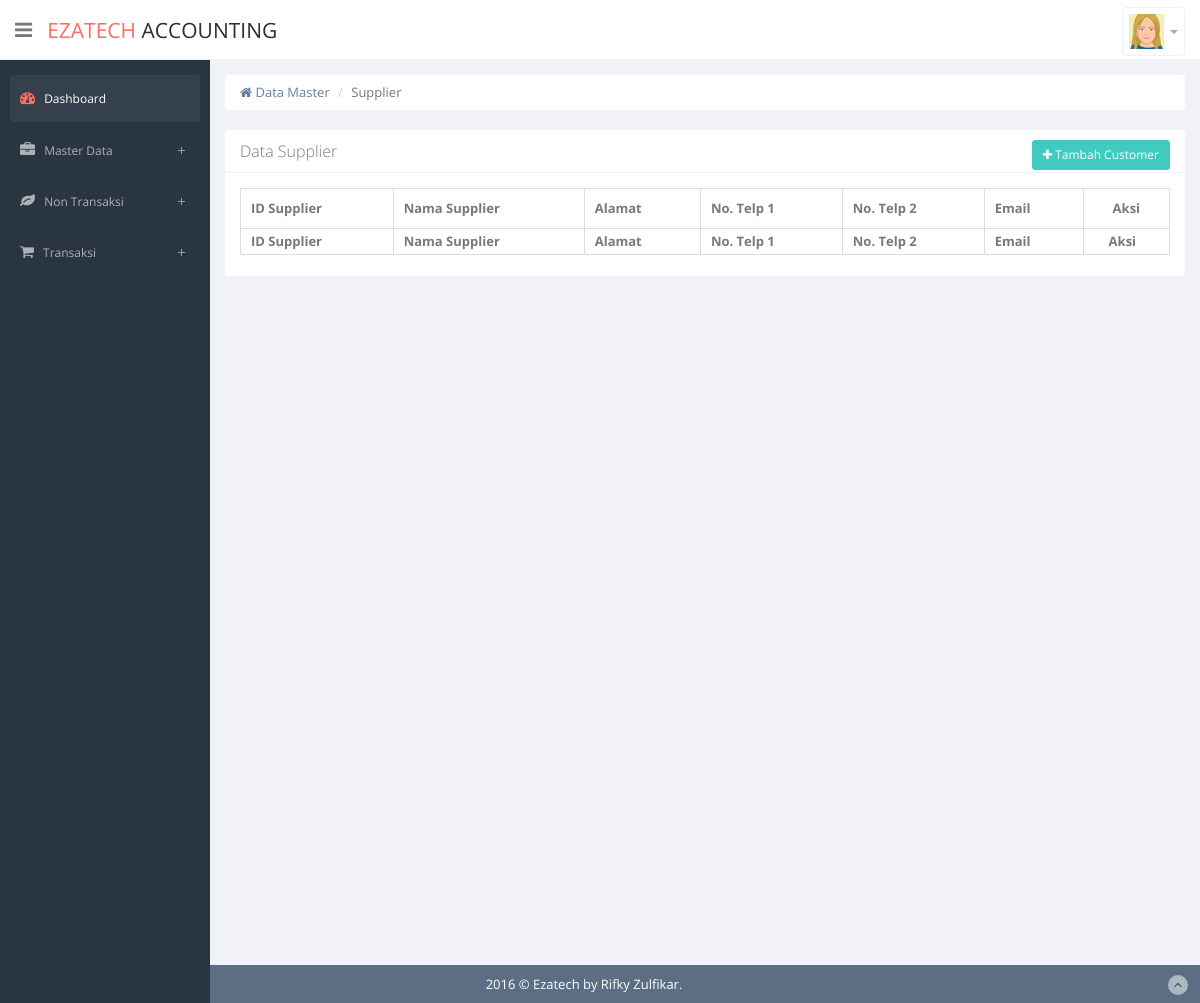
Page /index.php/supplier on the earlier database version.
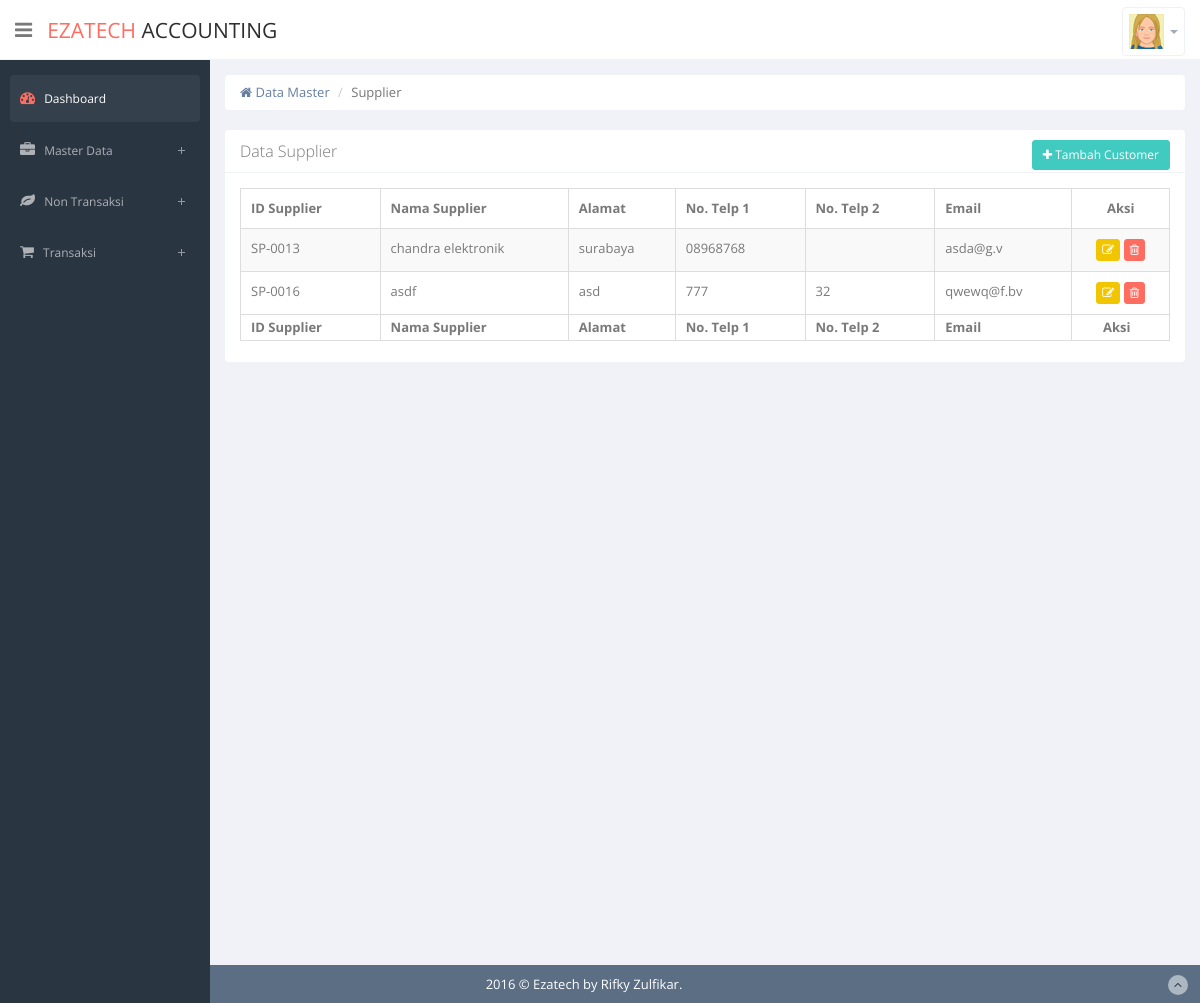
Same page on the later database version.
### tables this page shows
CREATE TABLE `t_supplier` (
  `id_supplier` varchar(20) NOT NULL DEFAULT '',
  `nama_suplier` varchar(30) NOT NULL DEFAULT '',
  `alamat` varchar(50) NOT NULL DEFAULT '',
  `telp` varchar(20) NOT NULL,
  `telp2` varchar(20) NOT NULL,
  `email` varchar(50) NOT NULL,
  `hapus` int(1) NOT NULL,
  PRIMARY KEY (`id_supplier`)
);

### application/controllers/Supplier.php (called while the page is built, shortened)
<?php
class Supplier extends CI_Controller {
	public function __construct()
 	{
 		$this->load->library('session');
    $this->load->model('m_supplier');
 	}
	public function index()
	{
    $data['supplier'] = $this->m_supplier->getData()->result();
		if ($this->session->flashdata('info') !== null)
    {
      $data['info'] = $this->session->flashdata('info');
      $data['info_type'] = $this->session->flashdata('info_type');
      $data['info_pesan'] = $this->session->flashdata('info_pesan');
      $this->load->view('admin/master/supplier/view',$data);
		}
    else
    {
      $this->load->view('admin/master/supplier/view',$data);
		}
	}
}

### index.php (called while the page is built, shortened)
<?php
require_once BASEPATH.'core/CodeIgniter.php';

### application/models/M_supplier.php (called while the page is built, shortened)
<?php
	class M_supplier extends CI_Model {
		public function getData() {
			$query = "SELECT * FROM t_supplier WHERE hapus = '0';";
			return $this->db->query($query);
		}
	}
?>

### application/views/admin/master/supplier/view.php (the view, shortened to what this page needs)
<?php
	include(__DIR__ . "/../../head.php");
	include(__DIR__ . "/../../header.php");
	include(__DIR__ . "/../../sidebar.php");
?>
<section id="main-content">
	<section class="wrapper site-min-height">
		<div class="row">
	    <div class="col-lg-12">
		    <ul class="breadcrumb">
			    <li><a href="#"><i class="fa fa-home"></i> Data Master</a></li>
			    <li class="active">Supplier</li>
		    </ul>
	    </div>
    </div>
		<div class="row">
			<div class="col-sm-12">
				<section class="panel">
					<header class="panel-heading">
						Data Supplier
						<a href="<?=base_url()?>index.php/supplier/tambah/" class="btn btn-primary btn-sm pull-right">
							<i class="fa fa-plus"></i> Tambah Customer
						</a>
					</header>
					<div class="panel-body">
						<div class="adv-table">
							<table class="display table table-bordered table-striped" id="tabelData">
								<thead>
									<tr>
										<th>ID Supplier</th>
										<th>Nama Supplier</th>
										<th>Alamat</th>
										<th>No. Telp 1</th>
										<th>No. Telp 2</th>
										<th>Email</th>
										<th class="text-center">Aksi</th>
									</tr>
								</thead>
								<tbody>
									<?php foreach ($supplier as $row) : ?>
									<tr>
										<td><?=$row->id_supplier?></td>
										<td><?=$row->nama_suplier?></td>
										<td><?=$row->alamat?></td>
										<td><?=$row->telp?></td>
										<td><?=$row->telp2?></td>
										<td><?=$row->email?></td>
										<td class="center hidden-phone">
											<a href="<?=base_url()?>index.php/supplier/ubah/?id=<?=$row->id_supplier?>" class="btn btn-warning btn-xs tooltips" data-placement="top" data-toggle="tooltip" data-original-title="Ubah Data"><i class="fa fa-edit"></i></a>
											<a href="<?=base_url()?>index.php/supplier/hapus/?id=<?=$row->id_supplier?>" class="btn btn-danger btn-xs tooltips" data-placement="top" data-toggle="tooltip" data-original-title="Hapus Data" onclick="return confirm('Anda yakin menghapus data ID <?=$row->id_supplier?>')"><i class="fa fa-trash-o"></i></a>
										</td>
									</tr>
									<?php endforeach; ?>
								</tbody>
								<tfoot>
									<tr>
										<th>ID Supplier</th>
										<th>Nama Supplier</th>
										<th>Alamat</th>
										<th>No. Telp 1</th>
										<th>No. Telp 2</th>
										<th>Email</th>
										<th class="text-center">Aksi</th>
								</tfoot>
							</table>
						</div>
					</div>
				</section>
			</div>
		</div>
	</section>
</section>
<?php
	include(__DIR__ . "/../../footer.php");
?>
</body>
</html>

Differences in the rows shown:
added t_supplier: id_supplier "SP-0013", nama_suplier "chandra elektronik", alamat "surabaya", telp "08968768", email "asda@g.v"
added t_supplier: id_supplier "SP-0016", nama_suplier "asdf", alamat "asd", telp "777", telp2 "32", email "qwewq@f.bv"
